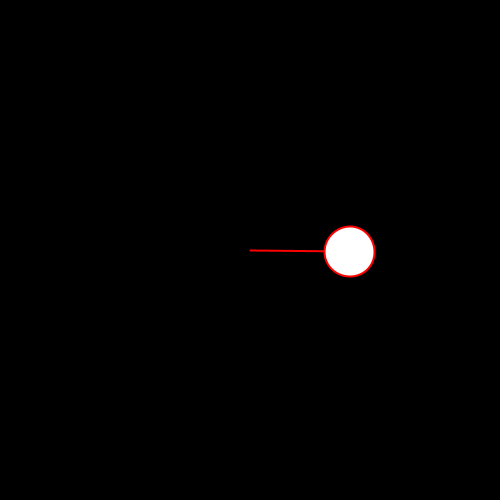
Frame 1 (no input)
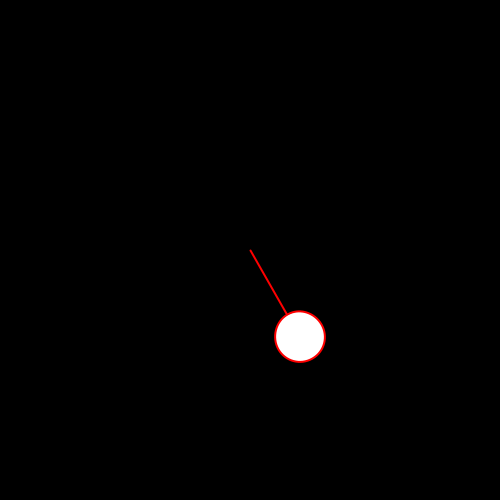
Frame 60 (the mouse pressed at the canvas centre just before this capture)
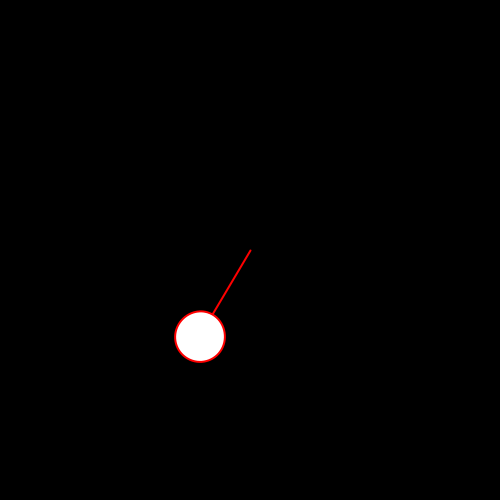
Frame 120 (the mouse held since frame 60 and released just before this capture)

The Processing sketch that drew these frames (run headless with seeded random() and noise(); from frame 60 on, the mouse is pressed at the canvas centre):

// Processing sketch: E10_Basic_Rotation
// ── E10_Basic_Rotation.pde
void setup() {
  size(500, 500);
}

void draw() {
  background(0);
  
  fill(255);
  stroke(255, 0, 0);
  strokeWeight(2);
  
  translate(width / 2, height / 2);
  rotate(radians(frameCount)); // The order of these transformations is important
  line(0, 0, 100, 0);
  ellipse(100, 0, 50, 50);
}
